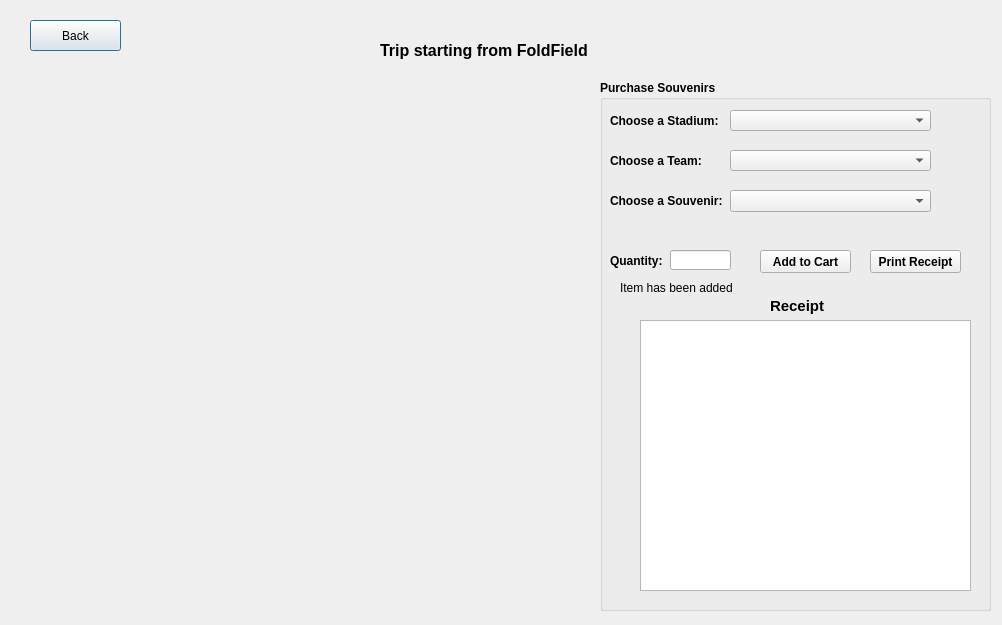
<?xml version="1.0" encoding="UTF-8"?>
<ui version="4.0">
 <class>TripFromFoldfield</class>
 <widget class="QDialog" name="TripFromFoldfield">
  <property name="geometry">
   <rect>
    <x>0</x>
    <y>0</y>
    <width>1002</width>
    <height>625</height>
   </rect>
  </property>
  <property name="windowTitle">
   <string>Dialog</string>
  </property>
  <widget class="QPushButton" name="pushButton">
   <property name="geometry">
    <rect>
     <x>30</x>
     <y>20</y>
     <width>91</width>
     <height>31</height>
    </rect>
   </property>
   <property name="text">
    <string>Back</string>
   </property>
  </widget>
  <widget class="QLabel" name="label">
   <property name="geometry">
    <rect>
     <x>380</x>
     <y>20</y>
     <width>291</width>
     <height>61</height>
    </rect>
   </property>
   <property name="font">
    <font>
     <pointsize>12</pointsize>
     <weight>75</weight>
     <bold>true</bold>
    </font>
   </property>
   <property name="text">
    <string>Trip starting from FoldField</string>
   </property>
  </widget>
  <widget class="QGroupBox" name="groupBox">
   <property name="geometry">
    <rect>
     <x>600</x>
     <y>80</y>
     <width>391</width>
     <height>531</height>
    </rect>
   </property>
   <property name="font">
    <font>
     <weight>75</weight>
     <bold>true</bold>
    </font>
   </property>
   <property name="title">
    <string>Purchase Souvenirs</string>
   </property>
   <widget class="QLabel" name="label_2">
    <property name="geometry">
     <rect>
      <x>10</x>
      <y>30</y>
      <width>121</width>
      <height>21</height>
     </rect>
    </property>
    <property name="text">
     <string>Choose a Stadium:</string>
    </property>
   </widget>
   <widget class="QComboBox" name="comboBox_stadiums">
    <property name="geometry">
     <rect>
      <x>130</x>
      <y>30</y>
      <width>201</width>
      <height>21</height>
     </rect>
    </property>
   </widget>
   <widget class="QLabel" name="label_3">
    <property name="geometry">
     <rect>
      <x>10</x>
      <y>110</y>
      <width>121</width>
      <height>21</height>
     </rect>
    </property>
    <property name="text">
     <string>Choose a Souvenir:</string>
    </property>
   </widget>
   <widget class="QComboBox" name="comboBox_souvenirs">
    <property name="geometry">
     <rect>
      <x>130</x>
      <y>110</y>
      <width>201</width>
      <height>22</height>
     </rect>
    </property>
   </widget>
   <widget class="QLabel" name="label_4">
    <property name="geometry">
     <rect>
      <x>10</x>
      <y>170</y>
      <width>121</width>
      <height>21</height>
     </rect>
    </property>
    <property name="text">
     <string>Quantity:</string>
    </property>
   </widget>
   <widget class="QLineEdit" name="lineEdit_quantity">
    <property name="geometry">
     <rect>
      <x>70</x>
      <y>170</y>
      <width>61</width>
      <height>20</height>
     </rect>
    </property>
   </widget>
   <widget class="QPushButton" name="pushButton_add">
    <property name="geometry">
     <rect>
      <x>160</x>
      <y>170</y>
      <width>91</width>
      <height>23</height>
     </rect>
    </property>
    <property name="text">
     <string>Add to Cart</string>
    </property>
   </widget>
   <widget class="QPushButton" name="pushButton_print">
    <property name="geometry">
     <rect>
      <x>270</x>
      <y>170</y>
      <width>91</width>
      <height>23</height>
     </rect>
    </property>
    <property name="text">
     <string>Print Receipt</string>
    </property>
   </widget>
   <widget class="QTableWidget" name="tableWidget_receipt">
    <property name="geometry">
     <rect>
      <x>40</x>
      <y>240</y>
      <width>331</width>
      <height>271</height>
     </rect>
    </property>
   </widget>
   <widget class="QLabel" name="label_add">
    <property name="geometry">
     <rect>
      <x>20</x>
      <y>200</y>
      <width>131</width>
      <height>16</height>
     </rect>
    </property>
    <property name="font">
     <font>
      <weight>50</weight>
      <bold>false</bold>
     </font>
    </property>
    <property name="text">
     <string>Item has been added</string>
    </property>
   </widget>
   <widget class="QLabel" name="label_5">
    <property name="geometry">
     <rect>
      <x>170</x>
      <y>215</y>
      <width>81</width>
      <height>21</height>
     </rect>
    </property>
    <property name="font">
     <font>
      <pointsize>11</pointsize>
     </font>
    </property>
    <property name="text">
     <string>Receipt</string>
    </property>
   </widget>
   <widget class="QLabel" name="label_6">
    <property name="geometry">
     <rect>
      <x>10</x>
      <y>70</y>
      <width>121</width>
      <height>21</height>
     </rect>
    </property>
    <property name="text">
     <string>Choose a Team:</string>
    </property>
   </widget>
   <widget class="QComboBox" name="comboBox_teams">
    <property name="geometry">
     <rect>
      <x>130</x>
      <y>70</y>
      <width>201</width>
      <height>21</height>
     </rect>
    </property>
   </widget>
  </widget>
 </widget>
 <resources/>
 <connections/>
</ui>
